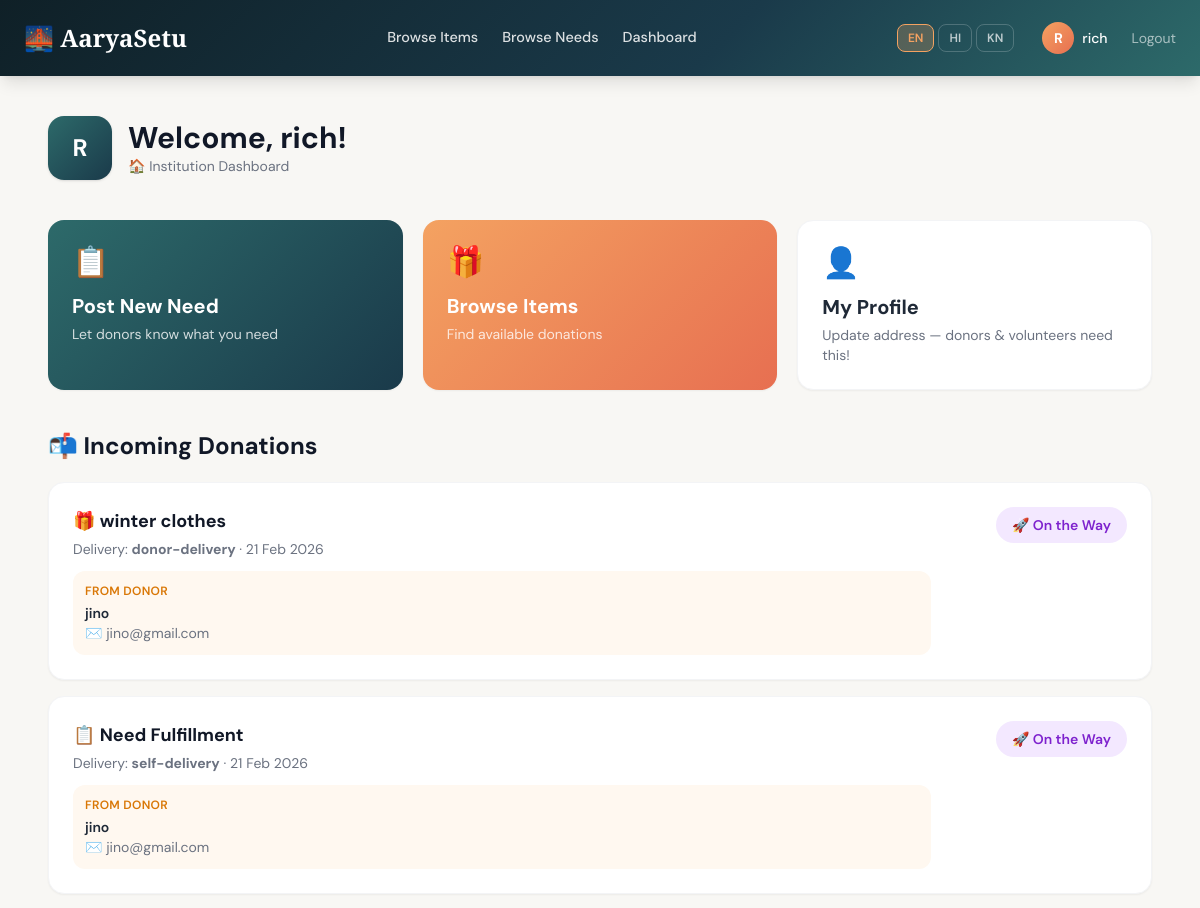
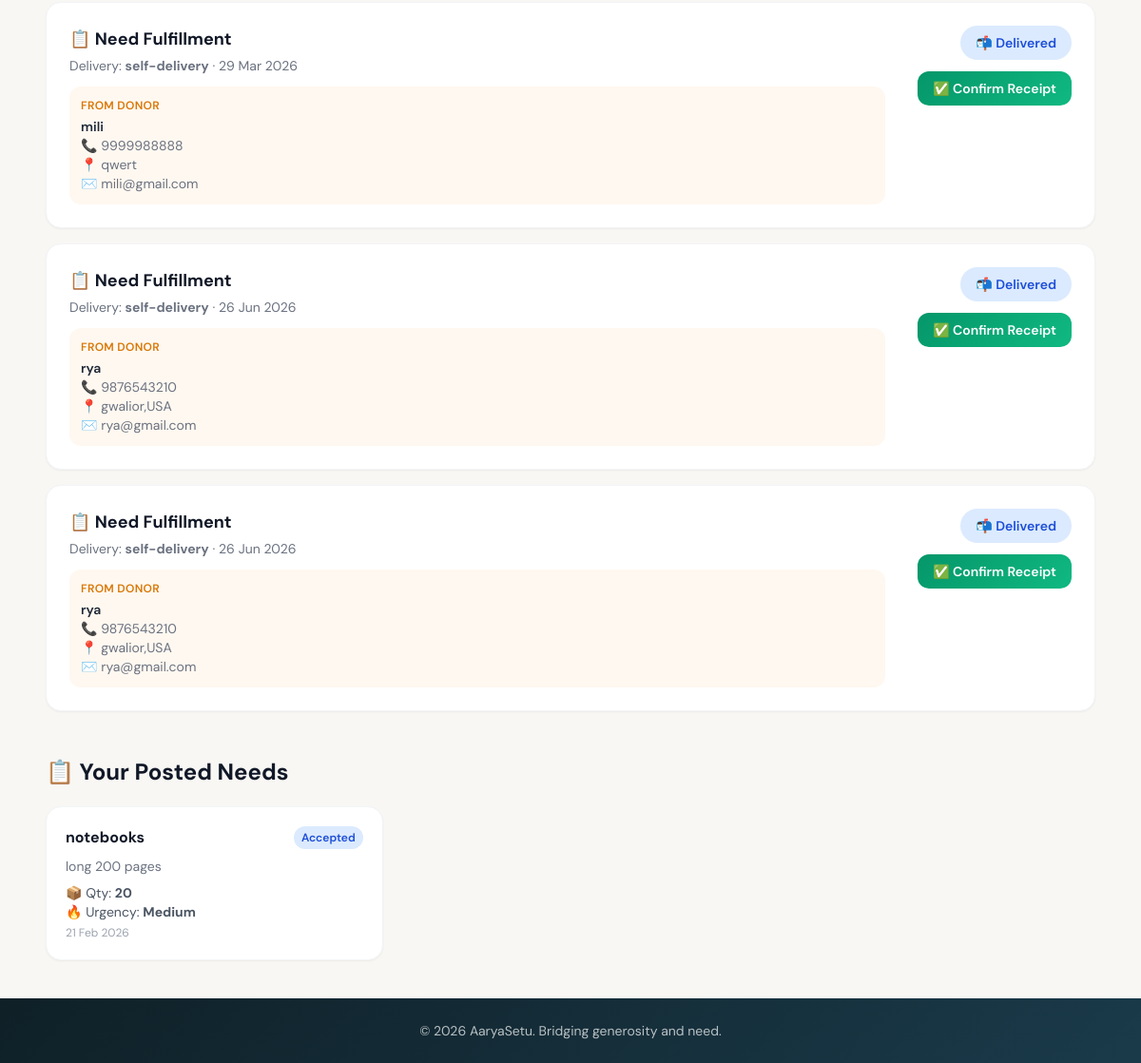
The page /dashboard (signed in) on the database its author committed (2 pictures, top to bottom).
### app/models.py (models this page shows, shortened)
class User(UserMixin, db.Model):
    id = db.Column(db.Integer, primary_key=True)
    name = db.Column(db.String(100), nullable=False)
    email = db.Column(db.String(120), unique=True, nullable=False)
    password_hash = db.Column(db.String(256), nullable=False)
    role = db.Column(db.String(20), nullable=False)
    address = db.Column(db.String(300), nullable=True)
    phone = db.Column(db.String(20), nullable=True)
    is_admin = db.Column(db.Boolean, default=False)

class Donation(db.Model):
    id = db.Column(db.Integer, primary_key=True)
    donor_id = db.Column(db.Integer, db.ForeignKey('user.id'))
    institution_id = db.Column(db.Integer, db.ForeignKey('user.id'))
    need_id = db.Column(db.Integer, db.ForeignKey('need.id'), nullable=True)
    item_id = db.Column(db.Integer, db.ForeignKey('available_item.id'), nullable=True)
    status = db.Column(db.String(20), default='Pending')
    delivery_method = db.Column(db.String(50))
    created_at = db.Column(db.DateTime, default=datetime.utcnow)
    completed_at = db.Column(db.DateTime, nullable=True)
    donor = db.relationship('User', foreign_keys=[donor_id], backref='donations_given')
    institution = db.relationship('User', foreign_keys=[institution_id], backref='donations_received')
    need = db.relationship('Need', backref='donations')
    item = db.relationship('AvailableItem', backref='donations')

class AvailableItem(db.Model):
    id = db.Column(db.Integer, primary_key=True)
    item_name = db.Column(db.String(100), nullable=False)
    description = db.Column(db.Text, nullable=True)
    quantity = db.Column(db.Integer, nullable=False)
    status = db.Column(db.String(20), default='Pending')
    user_id = db.Column(db.Integer, db.ForeignKey('user.id'), nullable=False)
    created_at = db.Column(db.DateTime, default=datetime.utcnow)
    donor = db.relationship('User', backref='posted_items')

class Need(db.Model):
    id = db.Column(db.Integer, primary_key=True)
    item_name = db.Column(db.String(100), nullable=False)
    description = db.Column(db.Text, nullable=True)
    quantity = db.Column(db.Integer, nullable=False)
    urgency = db.Column(db.String(20), nullable=False)
    status = db.Column(db.String(20), default='Pending')
    user_id = db.Column(db.Integer, db.ForeignKey('user.id'), nullable=False)
    created_at = db.Column(db.DateTime, default=datetime.utcnow)
    institution = db.relationship('User', backref='posted_needs')

### app/routes.py (the view)
@bp.route('/dashboard')
@login_required
def dashboard():
    if current_user.is_admin:
        return redirect(url_for('main.admin_dashboard'))
    if current_user.role == 'donor':
        my_donations = Donation.query.filter_by(donor_id=current_user.id).all()
        return render_template('donor_dashboard.html', my_donations=my_donations)
    elif current_user.role == 'institution':
        my_donations = Donation.query.filter_by(institution_id=current_user.id).all()
        return render_template('institution_dashboard.html', my_donations=my_donations)
    elif current_user.role == 'volunteer':
        tasks = Donation.query.filter_by(delivery_method='volunteer').all()
        return render_template('volunteer_dashboard.html', tasks=tasks)
    return redirect(url_for('main.home'))

### app/__init__.py (called while the page is built)
def get_locale():
    return session.get('lang', 'en')

### app/i18n.py (called while the page is built)
def _lang():
    lang = session.get('lang', 'en')
    return lang if lang in SUPPORTED else 'en'

def t(key, **kwargs):
    lang = _lang()
    entry = TRANSLATIONS.get(key, {})
    text = entry.get(lang) or entry.get('en') or key
    if kwargs:
        return text.format(**kwargs)
    return text

### app/models.py (called while the page is built)
@login_manager.user_loader
def load_user(user_id):
    return User.query.get(int(user_id))

### app/templates/institution_dashboard.html (shortened to what this page needs)
{% extends 'layout.html' %}
{% block content %}
<div class="max-w-6xl mx-auto px-6 py-10">
  <div class="flex items-center gap-4 mb-10">
    <div class="w-16 h-16 rounded-2xl flex items-center justify-center text-2xl font-bold text-white shadow"
         style="background:linear-gradient(135deg,#2d6a6a,#1a3a4a)">
      {{ current_user.name[0].upper() }}
    </div>
    <div>
      <h1 class="text-3xl font-bold text-gray-900">Welcome, {{ current_user.name.split()[0] }}!</h1>
      <p class="text-gray-500 text-sm">🏠 Institution Dashboard</p>
    </div>
  </div>
  <div class="grid grid-cols-1 md:grid-cols-3 gap-5 mb-10">
    <a href="{{ url_for('main.post_need') }}"
       class="p-6 rounded-2xl text-white shadow-sm transition hover:scale-105"
       style="background:linear-gradient(135deg,#2d6a6a,#1a3a4a)">
      <div class="text-3xl mb-3">📋</div>
      <h3 class="text-xl font-bold mb-1">Post New Need</h3>
      <p class="text-white/80 text-sm">Let donors know what you need</p>
    </a>
    <a href="{{ url_for('main.browse_items') }}"
       class="p-6 rounded-2xl text-white shadow-sm transition hover:scale-105"
       style="background:linear-gradient(135deg,#f4a261,#e76f51)">
      <div class="text-3xl mb-3">🎁</div>
      <h3 class="text-xl font-bold mb-1">Browse Items</h3>
      <p class="text-white/80 text-sm">Find available donations</p>
    </a>
    <a href="{{ url_for('main.profile') }}"
       class="p-6 rounded-2xl shadow-sm transition hover:scale-105 border border-gray-100 bg-white">
      <div class="text-3xl mb-3">👤</div>
      <h3 class="text-xl font-bold text-gray-800 mb-1">My Profile</h3>
      <p class="text-gray-500 text-sm">Update address — donors &amp; volunteers need this!</p>
    </a>
  </div>
  <h2 class="text-2xl font-bold text-gray-900 mb-5">📬 Incoming Donations</h2>
  {% if my_donations %}
    <div class="space-y-4 mb-12">
      {% for d in my_donations %}
      <div class="bg-white rounded-2xl shadow-sm border border-gray-100 p-6">
        <div class="flex flex-col md:flex-row md:items-start justify-between gap-4">
          <div class="flex-1">
            <p class="font-bold text-gray-900 text-lg mb-1">
              {% if d.item %}🎁 {{ d.item.item_name }}{% else %}📋 Need Fulfillment{% endif %}
            </p>
            <p class="text-sm text-gray-500 mb-3">
              Delivery: <strong>{{ d.delivery_method }}</strong> ·
              {{ d.created_at.strftime('%d %b %Y') }}
            </p>
            <div class="p-3 rounded-xl text-sm" style="background:#fff8f0">
              <p class="text-xs font-semibold text-amber-600 uppercase tracking-wide mb-1">From Donor</p>
              {% if d.donor %}
                <p class="font-semibold text-gray-800">{{ d.donor.name }}</p>
                {% if d.donor.phone %}<p class="text-gray-500">📞 {{ d.donor.phone }}</p>{% endif %}
                {% if d.donor.address %}<p class="text-gray-500">📍 {{ d.donor.address }}</p>{% endif %}
                <p class="text-gray-500">✉️ {{ d.donor.email }}</p>
              {% else %}
                <p class="text-gray-400">Donor information unavailable</p>
              {% endif %}
            </div>
          </div>
          <div class="flex flex-col items-end gap-3 min-w-[180px]">
            <span class="px-4 py-2 rounded-full text-sm font-semibold
              {% if d.status == 'Completed' %}bg-green-100 text-green-700
              {% elif d.status == 'In Transit' or d.status == 'Delivered' %}bg-blue-100 text-blue-700
              {% elif d.status == 'Dispatched' %}bg-purple-100 text-purple-700
              {% elif d.status == 'Cancelled' %}bg-red-100 text-red-700
              {% else %}bg-yellow-100 text-yellow-700{% endif %}">
              {% if d.status == 'Pending' %}⏳ Pending
              {% elif d.status == 'Dispatched' %}🚀 On the Way
              {% elif d.status == 'In Transit' %}🚚 In Transit
              {% elif d.status == 'Delivered' %}📬 Delivered
              {% elif d.status == 'Completed' %}✅ Received
              {% elif d.status == 'Cancelled' %}❌ Cancelled
              {% else %}{{ d.status }}{% endif %}
            </span>
            {% if d.status == 'Delivered' %}
              <form method="POST" action="{{ url_for('main.update_donation_status', donation_id=d.id) }}">
                <button type="submit"
                        class="px-4 py-2 rounded-xl text-white text-sm font-semibold transition hover:scale-105"
                        style="background:linear-gradient(135deg,#059669,#10b981)">
                  ✅ Confirm Receipt
                </button>
              </form>
            {% elif d.status == 'Completed' %}
              <p class="text-xs text-green-600 font-semibold text-right">
                Received on {{ d.completed_at.strftime('%d %b') if d.completed_at else '—' }}
              </p>
            {% elif d.status == 'Pending' %}
              <p class="text-xs text-gray-400 text-right">Waiting for<br>donor to dispatch</p>
            {% endif %}
          </div>
        </div>
      </div>
      {% endfor %}
    </div>
  {% else %}
    <div class="bg-white rounded-2xl border border-dashed border-gray-200 p-10 text-center mb-12">
      <p class="text-3xl mb-2">📬</p>
      <p class="text-gray-500">No incoming donations yet. Post your needs or browse available items!</p>
    </div>
  {% endif %}
  <h2 class="text-2xl font-bold text-gray-900 mb-5">📋 Your Posted Needs</h2>
  {% if current_user.posted_needs %}
    <div class="grid grid-cols-1 md:grid-cols-2 lg:grid-cols-3 gap-5">
      {% for need in current_user.posted_needs %}
      <div class="bg-white rounded-2xl shadow-sm border border-gray-100 p-5">
        <div class="flex items-start justify-between mb-2">
          <h3 class="font-bold text-gray-900">{{ need.item_name }}</h3>
          <span class="ml-2 shrink-0 px-2 py-1 rounded-full text-xs font-semibold
            {% if need.status == 'Pending' %}bg-yellow-100 text-yellow-700
            {% elif need.status == 'Accepted' %}bg-blue-100 text-blue-700
            {% else %}bg-green-100 text-green-700{% endif %}">
            {{ need.status }}
          </span>
        </div>
        {% if need.description %}<p class="text-gray-500 text-sm mb-2">{{ need.description }}</p>{% endif %}
        <p class="text-sm text-gray-600">📦 Qty: <strong>{{ need.quantity }}</strong></p>
        <p class="text-sm text-gray-600">🔥 Urgency: <strong>{{ need.urgency }}</strong></p>
        <p class="text-xs text-gray-400 mt-1">{{ need.created_at.strftime('%d %b %Y') }}</p>
      </div>
      {% endfor %}
    </div>
  {% endif %}
</div>
{% endblock %}

### app/templates/layout.html (shortened to what this page needs)
<!DOCTYPE html>
<html lang="{{ current_lang }}">
<head>
  <script src="https://cdn.tailwindcss.com"></script>
  <link rel="stylesheet" href="{{ url_for('static', filename='css/style.css') }}">
</head>
<body class="min-h-screen flex flex-col">
  <nav class="sticky top-0 z-50 shadow-lg"
       style="background:linear-gradient(135deg,#0f2027 0%,#1a3a4a 60%,#2d6a6a 100%)">
    <div class="max-w-7xl mx-auto px-6 py-4 flex items-center justify-between">
      <a href="{{ url_for('main.home') }}"
         class="brand-font text-2xl font-bold text-white hover:text-amber-300 transition">
        🌉 AaryaSetu
      </a>
      <div class="hidden md:flex items-center gap-6">
        <a href="{{ url_for('main.browse_items') }}" class="nav-link">{{ t('browse_items') }}</a>
        <a href="{{ url_for('main.browse_needs') }}" class="nav-link">{{ t('browse_needs') }}</a>
        {% if current_user.is_authenticated %}
          <a href="{{ url_for('main.dashboard') }}" class="nav-link">{{ t('dashboard') }}</a>
        {% endif %}
      </div>
      <div class="flex items-center gap-2 sm:gap-3">
        <div class="flex items-center gap-1 mr-1">
          {% for lang in supported_langs %}
            <a href="{{ url_for('main.set_lang', lang=lang) }}"
               class="lang-btn {% if current_lang == lang %}active{% endif %}"
               title="{{ lang_labels[lang] }}">
              {{ lang | upper }}
            </a>
          {% endfor %}
        </div>
        {% if current_user.is_authenticated %}
          <a href="{{ url_for('main.profile') }}"
             class="flex items-center gap-2 px-3 py-1.5 rounded-xl transition hover:bg-white/10">
            <span class="w-8 h-8 rounded-full flex items-center justify-center text-sm font-bold text-white"
                  style="background:linear-gradient(135deg,#f4a261,#e76f51)">
              {{ current_user.name[0].upper() }}
            </span>
            <span class="text-white text-sm font-medium hidden sm:inline">
              {{ current_user.name.split()[0] }}
            </span>
          </a>
          <a href="{{ url_for('main.logout') }}"
             class="text-white/60 hover:text-white text-sm transition hidden sm:inline">
            {{ t('logout') }}
          </a>
        {% endif %}
      </div>
    </div>
  </nav>
  <main class="flex-1">
    {% block content %}{% endblock %}
  </main>
  <footer class="text-center py-6 text-white/70 text-sm"
          style="background:linear-gradient(135deg,#0f2027,#1a3a4a)">
    © 2026 AaryaSetu. {{ t('footer_tagline') }}
  </footer>
</body>
</html>

### app/static/css/style.css (style rules this page uses)
body { -webkit-font-smoothing: antialiased; -moz-osx-font-smoothing: grayscale; }
main { animation: fadeIn 0.3s ease; }

### app/templates/layout.html (style rules this page uses)
body { font-family: 'DM Sans', sans-serif; background-color: #f8f7f4; color: #1f2937; }
.brand-font { font-family: 'Playfair Display', Georgia, serif; }
.nav-link { color: rgba(255,255,255,0.85); font-weight: 500; font-size: 0.9rem; transition: color 0.2s; }
.lang-btn { padding: 4px 10px; border-radius: 8px; font-size: 0.75rem; font-weight: 600; transition: all 0.2s; border: 1px solid rgba(255,255,255,0.2); color: rgba(255,255,255,0.7); }
.lang-btn.active { background: rgba(244,162,97,0.25); border-color: #f4a261; color: #f4a261; }

### rows shown on the page
User: name "R", name "rich"
Donation: item.item_name "winter clothes", delivery_method "donor-delivery", created_at "21 Feb 2026", donor.name "jino", donor.email "jino@gmail.com", status "🚀 On the Way"
Donation: shows "📋 Need Fulfillment", delivery_method "self-delivery", created_at "21 Feb 2026", donor.name "jino", donor.email "jino@gmail.com", status "🚀 On the Way"
Donation: shows "📋 Need Fulfillment", delivery_method "self-delivery", created_at "29 Mar 2026", donor.name "mili", donor.phone "9999988888", donor.address "qwert", donor.email "mili@gmail.com", status "📬 Delivered"
Donation: shows "📋 Need Fulfillment", delivery_method "self-delivery", created_at "26 Jun 2026", donor.name "rya", donor.phone "9876543210", donor.address "gwalior,USA", donor.email "rya@gmail.com", status "📬 Delivered"
Donation: shows "📋 Need Fulfillment", delivery_method "self-delivery", created_at "26 Jun 2026", donor.name "rya", donor.phone "9876543210", donor.address "gwalior,USA", donor.email "rya@gmail.com", status "📬 Delivered"
Need: item_name "notebooks", status "Accepted", description "long 200 pages", quantity "20", urgency "Medium", created_at "21 Feb 2026"

### other values the page prints
{{ t('browse_items') }} "Browse Items"
{{ t('browse_needs') }} "Browse Needs"
{{ t('dashboard') }} "Dashboard"
{{ lang | upper }} "EN" "HI" "KN"
{{ t('logout') }} "Logout"
{{ t('footer_tagline') }} "Bridging generosity and need."
